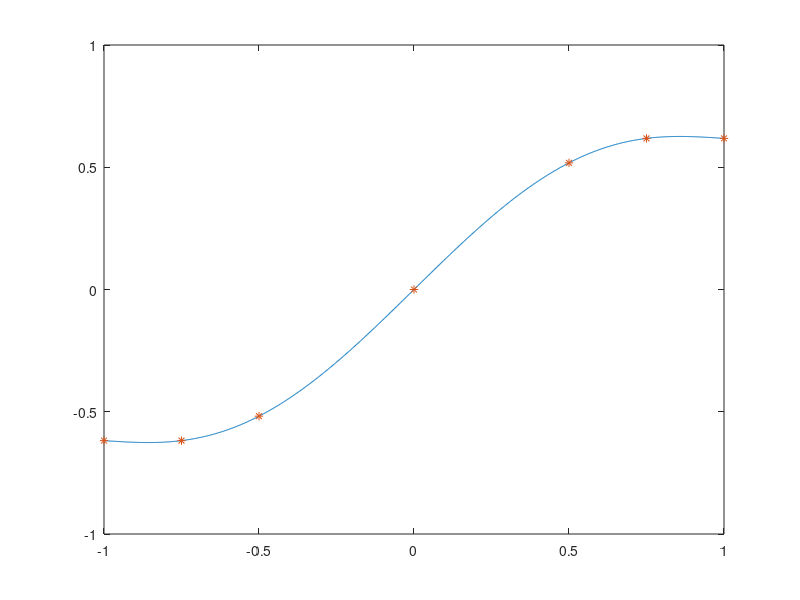

This figure's MATLAB source:

tabsize=1024;
tabinc = 2/tabsize;
%xaxis = [1:tabsize];
xaxis = [-1:tabinc:1-tabinc];

%shelf=0.7;
shelf=0.6180339;

%X=[-1 -shelf 0 shelf 1];
%X=[-1 -0.5 0 0.5 1];
X=[-1 -0.75 -0.5 0 0.5 0.75 1];

Y=[-shelf -shelf -shelf+0.1 0 shelf-0.1 shelf shelf];

degree = size(X,2);
coeff = polyfit(X,Y,degree);
Fout = polyval(coeff,xaxis);

%plot(xaxis,Fout);
plot(xaxis,Fout,X,Y,'*');
